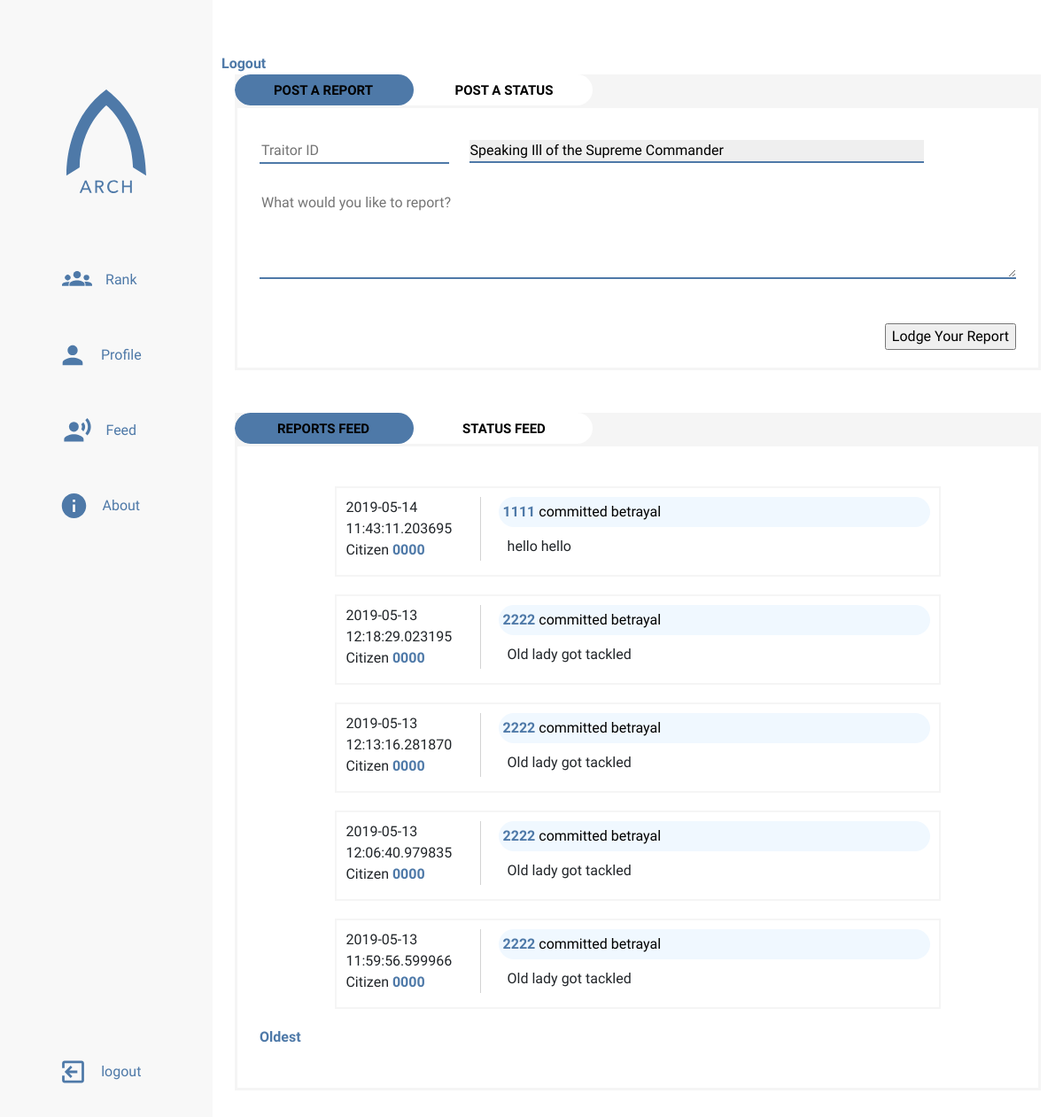
Before: /feed (signed in) with the older database file.
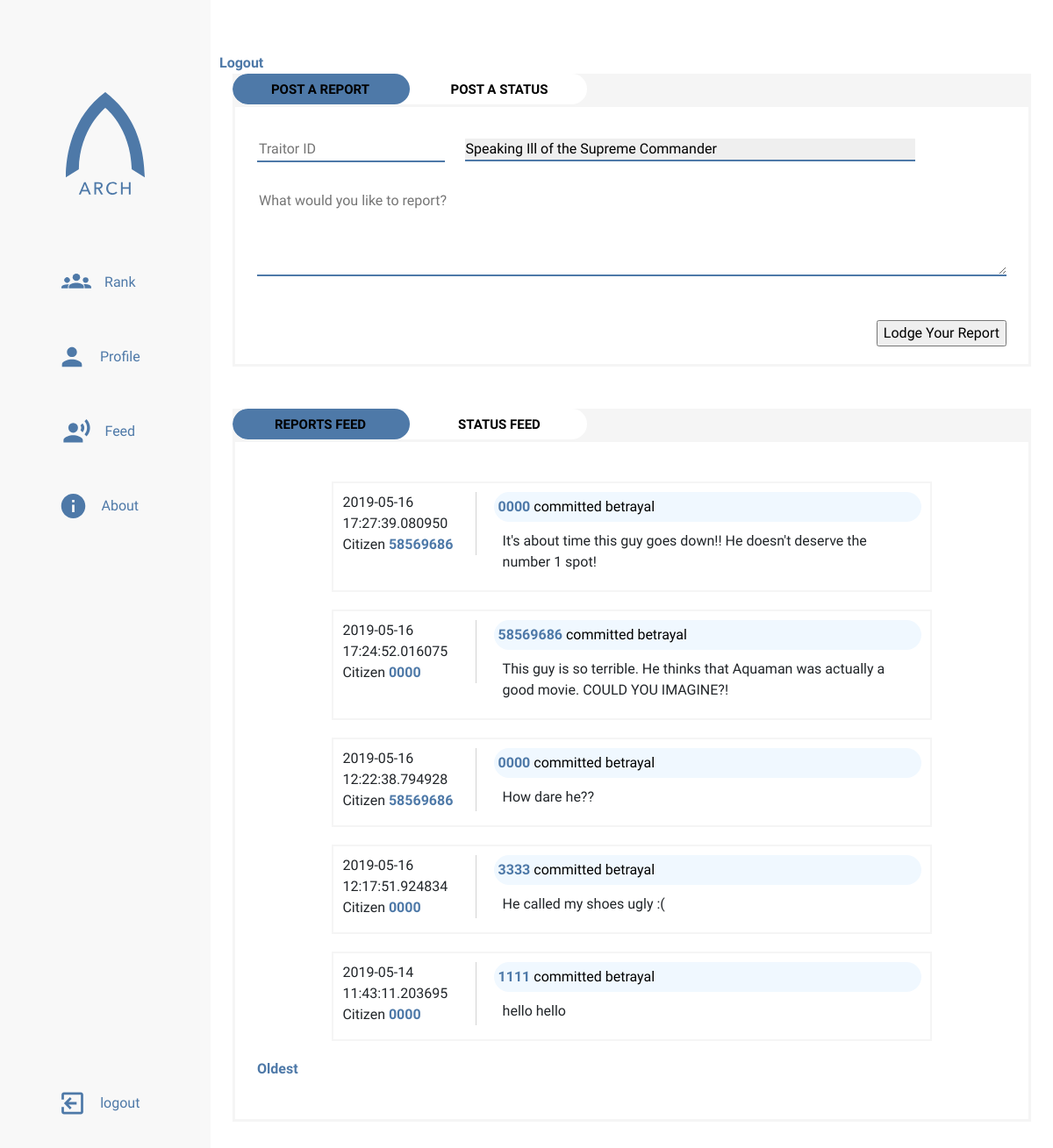
After: the same page with the newer database file.
### app/models.py (models this page shows, shortened)
class Report(db.Model):
    reporter_id = db.Column(db.String(12), db.ForeignKey('citizen.citizen_id'))
    reported_id = db.Column(db.String(12), db.ForeignKey('citizen.citizen_id'))
    report_id  = db.Column(db.Integer, primary_key=True)
    time = db.Column(db.DateTime, index=True, default=datetime.utcnow)
    report_category = db.Column(db.String(64), default='betrayal')
    body = db.Column(db.String(140))

### app/routes.py (the view)
@app.route('/feed', methods=['GET', 'POST'])
@login_required
def feed():
    invalid_citizen = False
    submit_error = False
    status_page = request.args.get('status', 1, type=int)
    reports_page = request.args.get('reports', 1, type=int)
    form = CitizenReport(reporter=current_user.citizen_id)
    status_input = CitizenStatus()
    if form.validate_on_submit():
        reported = Citizen.query.filter_by(citizen_id=form.traitor.data).first()
        if reported is None:
            invalid_citizen = True
            return redirect(url_for('feed'))
        else:
            try:
                reported.score = reported.score + float(form.category.data)
                db.session.commit()
                new_report = Report(reporter_id=current_user.citizen_id, reported_id=reported.citizen_id, report_id=gen_id(), body=form.body.data)
                db.session.add(new_report)
                db.session.commit()
                print('Successful report submission')
            except Exception as score_error:
                print('Report submission error: ' + str(score_error))
    else:
        print('Report form validation error')
        print(form.errors)
    if status_input.validate_on_submit():
        try:
            current_citizen = Citizen.query.filter_by(citizen_id=current_user.citizen_id).first()
            current_citizen.score = current_citizen.score + float(status_input.status_category.data)
            db.session.commit()
            new_status = Status(citizen_id=current_user.citizen_id, status_id=gen_id(), body=status_input.status.data)
            db.session.add(new_status)
            db.session.commit()
            print('Status submission successful')
        except Exception as status_error:
            print('Status submission error: ' + str(status_error))
    else:
        print('Status form validation error')
        print(status_input.errors)
    reports = Report.query.order_by(Report.time.desc()).paginate(reports_page, 5, False)
    next_reports = url_for('feed', reports=reports.next_num) \
        if reports.has_next else None
    prev_reports = url_for('feed', reports=reports.prev_num) \
        if reports.has_prev else None
    all_status = Status.query.order_by(Status.timestamp.desc()).paginate(status_page, 5, False)
    next_statuses = url_for('feed', status=all_status.next_num) \
        if all_status.has_next else None
    prev_statuses = url_for('feed', status=all_status.prev_num) \
        if all_status.prev else None
    return render_template('feed.html', title='Feed', form=form, reports=reports.items, status_input=status_input,
        statuses=all_status.items, next_reports=next_reports, prev_reports=prev_reports, next_status=next_statuses, prev_status=prev_statuses)

### app/forms.py
class CitizenReport(FlaskForm):
    traitor = StringField("The Traitor's Citizen ID", render_kw={"placeholder": "Traitor ID"}, validators=[DataRequired(), Length(min=4, max=8)])
    category = SelectField('Type of Treason', render_kw={"placeholder": "Select an offense"}, choices=offenses, validators=[DataRequired()])
    body = TextAreaField('More about your report', render_kw={"placeholder": "What would you like to report?"})
    report_submit = SubmitField('Lodge Your Report')

class CitizenStatus(FlaskForm):
    status = TextAreaField("What's on your mind?", render_kw={"placeholder": "What are you up to?"})
    status_category = SelectField('Type of Activity', choices=activities, validators=[DataRequired()])
    status_submit = SubmitField('Submit Status')

### app/models.py (called while the page is built)
@login.user_loader
def get_user(citizen_id):
    return Citizen.query.get(citizen_id)

### app/templates/feed.html (shortened to what this page needs)
{% extends "sidebar-base.html" %}
{% block style %}
<link rel="stylesheet" type="text/css" href="{{ url_for('static', filename='styles/feed.css') }}">
{% endblock %}
{% block content %}
<div class="feedbox">
     <a href="{{ url_for('logout')}}">Logout</a>
     <div class="container-fluid">
          <div id="formtabs" class="tab--slider">
               <ul id="formsections" class="tab--tabs">
                    <li class="tab-slider--trigger active" rel="report-tab">
                         Post a Report
                    </li>
                    <li class="tab-slider--trigger" rel="status-tab">
                         Post a Status
                    </li>
               </ul>
          </div>
          <div class="tab--container">
               <div id="report-tab" class="tab--body">
                    <form method="post">
                         <div class="form-actions">
                              <div class="form-actions--container">
                                   {{ form.traitor(size=8) }}
                                   {{ form.category }}
                              </div>
                         </div>
                         <div class="form-body">
                              {{ form.body(size=140) }}
                         </div>
                         <div class="form-button">
                              {{ form.report_submit() }}
                         </div>
                    </form>
               </div>
          </div>
     </div>
     <br>
     <br>
     <div class="container-fluid">
          <div id="mainfeed" class="tab--slider2">
               <ul id="main-tabs" class="tab--tabs2">
                    <li class="tab-slider--trigger2 active2" rel="recent-reports">
                         Reports Feed
                    </li>
                    <li class="tab-slider--trigger2" rel="recent-stats">
                         Status Feed
                    </li>
               </ul>
          </div>
          <div class="tab--container2">
               <div id="recent-reports" class="tab--body2">
                    {% for report in reports %}
                         <div class="feed-post container-fluid">
                              <div class="poster">
                                   <span>{{ report.time }}</span>
                                   <span>Citizen <a href="{{ url_for('profile', citizen_id=report.reporter_id) }}">{{ report.reporter_id }}</a></span>
                              </div>
                              <div class="post-main">
                                   <div class="post-chip">
                                        <a href="{{ url_for('profile', citizen_id=report.reported_id) }}">{{ report.reported_id }}</a> committed
                                        {{ report.report_category }}
                                   </div>
                                   <div class="post-body">
                                        {{ report.body }}
                                   </div>
                              </div>
                         </div>
                    {% endfor %}
                    <div class="paginate">
                         {% if next_reports %}
                              <a href="{{ next_reports }}">Oldest</a>
                         {% endif %}
                    </div>
               </div>
          </div>
     </div>
</div>
{% endblock content %}

### app/templates/sidebar-base.html (shortened to what this page needs)
{% extends "base.html" %}
{% block head %}
    <link rel="stylesheet" type="text/css" href="{{ url_for('static', filename='styles/sidebar.css') }}">
    {% block style %}{% endblock %}
{% endblock %}
{% block body %}
    <div class="grid-container">
        <div class="menu-icon">
        </div>
        <aside class="sidenav">
        <ul class="sidenav-list ">
            <img id="nav-logo" src="{{ url_for('static', filename='assets/logotext.svg') }}" alt="Arch">
            <li class="nav-item"><a class="nav-link" href="{{ url_for('rank') }}">
                <img id="rank-icon" class="nav-icon icon" src="{{ url_for('static', filename='assets/rankicon.svg') }}">
                <p>Rank</p>
            </a></li>
            <li class="nav-item"><a class="nav-link" href="{{ url_for('profile_home') }}">
                <img id="profile-icon" class="nav-icon icon" src="{{ url_for('static', filename='assets/profileicon.svg') }}">
                <p>Profile</p>
            </a></li>
            <li class="nav-item"><a class="nav-link" href="{{ url_for('feed') }}">
                <img id="feed-icon" class="nav-icon icon" src="{{ url_for('static', filename='assets/feedicon.svg') }}">
                <p>Feed</p>
            </a></li>
            <li class="nav-item"><a class="nav-link" href="{{ url_for('about') }}">
                    <img id="about-icon" class="nav-icon icon" src="{{ url_for('static', filename='assets/infoicon.svg') }}">
                    <p>About</p>
            </a></li>
            <li class="nav-item nav-log">
            {% if current_user.is_anonymous %}
                <a class="nav-link" href="{{ url_for('login') }}">
                    <img id="login-icon" class="nav-icon icon" src="{{ url_for('static', filename='assets/loginicon.svg') }}">
                    <p>Login</p>
                </a>
            {% else %}
            <a class="nav-link" href="{{ url_for('logout') }}">
                <img id="logout-icon" class="nav-icon icon" src="{{ url_for('static', filename='assets/logouticon.svg') }}">
                <p>logout</p>
            </a>
            {% endif %}
            </li>
            </ul>
        </aside>
        <div class="main">
            {% block content %} {% endblock content %}
        </div>
    </div>
{% endblock %}

### app/templates/base.html (shortened to what this page needs)
<html lang="en">
    <head>
        <link rel="stylesheet" href="https://stackpath.bootstrapcdn.com/bootstrap/4.3.1/css/bootstrap.min.css">
        <link rel="stylesheet" type="text/css" href="{{ url_for('static', filename='styles/main.css') }}">
        {% block head %} {% endblock %}
    </head>
</html>
<body>
    {% block body %}{% endblock %}
</body>

### app/static/styles/main.css (style rules this page uses)
body { font-family: 'Questrial', sans-serif; overflow-x: hidden; margin: 0; padding: 0; box-sizing: border-box; }

### app/static/styles/sidebar.css (style rules this page uses)
.grid-container { display: grid; grid-template-columns: 1fr; grid-template-rows: 50px 1fr; grid-template-areas: "header" "main"; height: 100vh; }
.main { padding: 10px; grid-area: main; overflow-y: auto; overflow-x: hidden; }
.menu-icon { position: fixed; display: flex; top: 5px; left: 10px; align-items: center; justify-content: center; z-index: 1; cursor: pointer; padding: 12px; color: #4e79a8; }
.sidenav { grid-area: nav; display: flex; flex-direction: column; height: 100%; width: 100vw; position: fixed; overflow-y: auto; transform: translateX(-100vw); transition: all .4s ease-in-out; background-color: #f8f8f8; z-index: 3; }
.sidenav-list { padding: 0; list-style: none; }
@media only screen and (min-width: 750px) { .grid-container { grid-template-columns: 240px 1fr; grid-template-areas: "nav header" "nav main"; } }
@media only screen and (min-width: 750px) { .sidenav { width: 240px; position: relative; transform: translateX(0); } }
.sidenav ul { display: flex; align-items: center; flex-direction: column; height: 100vh; }
#nav-logo { width: 90px; margin-bottom: 5vh; margin-top: 8vh; }
.nav-item { width: 70%; margin-bottom: 15px; }
.nav-link { display: flex; justify-content: center; margin: 0; color: #4e79a8; height: 70px; }
.nav-icon { width: calc(10% + 20px); float: left; }
.nav-link p { margin: 15px; font-weight: lighter; }
.nav-log { margin-top: auto; margin-bottom: 0; }

### app/static/styles/feed.css (style rules this page uses)
.container-fluid { margin: 0; width: 100%; display: flex; justify-content: start; align-content: start; align-items: start; flex-direction: column; }
.tab--slider, .tab--slider2 { width: 100%; float: left; background-color: whitesmoke; }
.tab--container, .tab--container2 { width: 100%; margin-top: 0; border: 3px whitesmoke solid; }
.tab--container { padding: 0; }
.tab--container2 { margin-bottom: 20px; }
.tab--tabs, .tab--tabs2 { display: block; float: left; margin: 0; padding: 0; list-style: none; position: relative; border-radius: 20px; overflow: hidden; background: white; height: 35px; user-select: none; }
.tab--tabs::after, .tab--tabs2::after { content: ""; width: 50%; background: #4e79a8; height: 100%; position: absolute; top: 0; left: 0; transition: all 250ms ease-in-out; border-radius: 20px; }
.tab-slider--trigger, .tab-slider--trigger2 { font-size: 15px; line-height: 1; font-weight: bold; color: black; text-transform: uppercase; text-align: center; padding: 11px 20px; position: relative; z-index: 2; width: 200px; cursor: pointer; display: inline-block; transition: color 250ms ease-in-out; user-select: none; }
.tab--body, .tab--body2 { width: 100%; margin-bottom: 20px; padding: 25px; }
.form-body { width: 100%; }
.form-body textarea { width: 100%; border: none; height: 100px; margin-bottom: 10px; border-bottom: 2px solid #4e79a8; }
.form-actions { margin-top: 10px; margin-bottom: 30px; width: 100%; display: flex; justify-content: start; align-items: start; align-content: start; flex-direction: column; }
.form-actions--container { width: 100%; }
.form-actions--container input { width: 25%; margin-right: 20px; border: none; border-bottom: #4e79a8 2px solid; }
.form-actions--container select { width: 60%; }
#report_submit, #status_submit { float: right; margin-bottom: 20px; margin-top: 40px; }
select { border: 0; outline: none; -webkit-appearance: none; -mox-appearance: none; border-bottom: #4e79a8 2px solid; color: black; transition: all .4 ease-in-out; }
select option { border: 0; border-bottom: 1px solid #4e79a8; padding: 10px; -webkit-appearance: none; -moz-appearance: none; }
.feed-post { width: 80%; display: flex; flex-direction: row; margin: 20px auto; align-content: start; justify-content: start; padding: 10px; border: 2px whitesmoke solid; cursor: pointer; transition: 0.4s; }
.poster { display: flex; align-content: center; justify-content: center; flex-direction: column; border-right: 1px lightgray solid; height: 100%; }
.feed-post > .post-main { margin-left: 20px; width: 100%; display: flex; flex-direction: column; justify-content: start; align-content: start; }
.post-chip { background-color: aliceblue; border-radius: 35px; color: black; text-align: left; width: 100%; padding: 5px; }
.post-main > .post-body { width: 100%; padding: 10px; background-color: white; }
a { text-decoration: none; font-weight: bold; color: #4e79a8; }

Changed rows visible on the page:
no longer on this page (row unchanged): Report: time "2019-05-13 12:18:29.023195", reporter_id "0000", reported_id "2222", report_category "betrayal", body "Old lady got tackled"
no longer on this page (row unchanged): Report: time "2019-05-13 12:13:16.281870", reporter_id "0000", reported_id "2222", report_category "betrayal", body "Old lady got tackled"
no longer on this page (row unchanged): Report: time "2019-05-13 12:06:40.979835", reporter_id "0000", reported_id "2222", report_category "betrayal", body "Old lady got tackled"
no longer on this page (row unchanged): Report: time "2019-05-13 11:59:56.599966", reporter_id "0000", reported_id "2222", report_category "betrayal", body "Old lady got tackled"
added Report: time "2019-05-16 17:27:39.080950", reporter_id "58569686", reported_id "0000", report_category "betrayal", body "It's about time this guy goes down!! He doesn't deserve the number 1 spot!"
added Report: time "2019-05-16 17:24:52.016075", reporter_id "0000", reported_id "58569686", report_category "betrayal", body "This guy is so terrible. He thinks that Aquaman was actually a good movie. COULD YOU IMAGINE?!"
added Report: time "2019-05-16 12:22:38.794928", reporter_id "58569686", reported_id "0000", report_category "betrayal", body "How dare he??"
added Report: time "2019-05-16 12:17:51.924834", reporter_id "0000", reported_id "3333", report_category "betrayal", body "He called my shoes ugly :("
